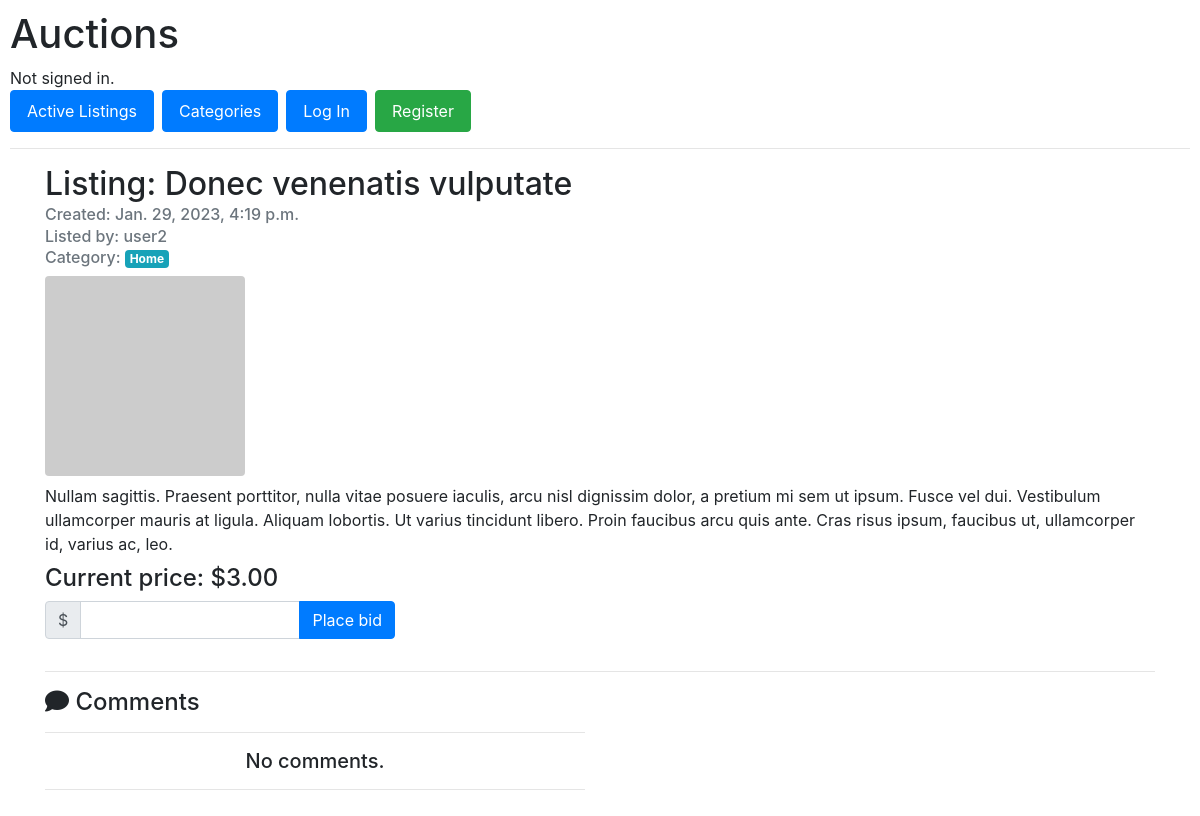
Page /listing/14/ on the committed database.
### auctions/models.py (models this page shows, shortened)
class Listing(models.Model):
    user = models.ForeignKey(to=User, on_delete=models.PROTECT)
    title = models.CharField(max_length=50)
    description = models.TextField()
    category = models.ForeignKey(to=Category, on_delete=models.PROTECT, blank=True, null=True)
    image = models.URLField(blank=True, null=True)
    starting_price = models.DecimalField(max_digits=20, decimal_places=2)
    date_created = models.DateTimeField(auto_now_add=True)
    is_active = models.BooleanField(default=True)

class User(AbstractUser):
    watchlist = models.ManyToManyField(to="Listing", related_name="watched_by")

class Category(models.Model):
    name = models.CharField(max_length=50, unique=True)
    def __str__(self) -> str:
        return self.name
    class Meta:
        verbose_name_plural = "Categories"

### auctions/views.py (the view, shortened to what this page needs)
# urls.py: path("listing/<int:listing_id>/", views.listing_detail, name="listing_detail"),
def listing_detail(request, listing_id):
    context = {}
    user = request.user
    listing = get_object_or_404(Listing, pk=listing_id)
    best_bid = Bid.objects.filter(listing=listing_id).order_by('value').last()
    context["listing"] = listing
    context["best_bid"] = best_bid
    return render(request, "auctions/listing_detail.html", context=context)

### auctions/templates/auctions/listing_detail.html (shortened to what this page needs)
{% extends 'auctions/layout.html' %}
{% block body %}
    <div class="container">
        <div class="row">
            <div class="col">
                <h2>Listing: {{ listing.title }}</h2>
                <h6 class="card-subtitle mb-2 text-muted">Created: {{ listing.date_created }}</h6>
                <h6 class="card-subtitle mb-2 text-muted">Listed by: {{ listing.user }}</h6>
                <h6 class="card-subtitle mb-2 text-muted">Category: <span class="badge badge-info">{{ listing.category }}</span></h6>
            </div>
        </div>
        <div class="row">
            <div class="col d-flex justify-content-start">
                <img src="{{ listing.image|default:'https://dummyimage.com/200x200/404040/ffffff.jpg&text=No+Image' }}" style="width: 200px; height: 200px;" class="rounded" alt="Teste">
            </div>
        </div>
        <div class="row">
            <div class="col">
                <p class="mt-2 mb-2">{{ listing.description }}</p>
            </div>
        </div>
        <div class="row">
            <div class="col">
                <h4>Current price: ${{ best_bid.value|default:listing.starting_price|floatformat:2 }}</h4>{% if best_bid.user == user %}<small>Your bid is the current bid.</small>{% endif %}
            </div>
        </div>
        {% if listing.is_active %}
        <div class="row">
            <div class="col-4">
                <form action="{% url 'listing_detail' listing.id %}" method="post">
                    <div class="form-group ">
                        <div class="input-group">
                            <div class="input-group-prepend">
                                <span class="input-group-text">$</span>
                            </div>
                            <input type="text" class="form-control{% if bid_error %} is-invalid{% endif %}" name="bid" id="id_bid">
                            <div class="input-group-append">
                                <button class="btn btn-primary" type="submit">Place bid</button>
                            </div>
                        </div>
                    </div>
                </form>
            </div>
        </div>
        {% endif %}
        <hr>
        <div class="row">
            <div class="col-6">
                <h4><span><i class="fa-solid fa-comment"></i></span> Comments</i></h4>
                <hr>
                {% for comment in listing.comment_set.all %}
                <div class="card mb-2">
                    <div class="card-header text-right text-muted">{{ comment.user }} | {{ comment.date }}</div>
                    <div class="card-body">
                        {{ comment.comment }}
                    </div>
                </div>
                {% empty %}
                <h5 class="text-center">No comments.</h5>
                {% endfor %}
                <hr>
            </div>
        </div>
    </div>
{% endblock body %}

### auctions/static/auctions/styles.css (style rules this page uses)
body { padding: 10px; }

### rows in the picture
Listing: title "Donec venenatis vulputate", date_created "Jan. 29, 2023, 4:19 p.m.", user "user2", category "Home", description "Nullam sagittis. Praesent porttitor, nulla vitae posuere iaculis, arcu nisl dignissim dolor, a pretium mi sem ut ipsum. Fusce vel dui. Vestibulum ullamcorper mauris at ligula. Aliquam lobortis. Ut varius tincidunt libero. Proin faucibus arcu quis ante. Cras risus ipsum, faucibus ut, ullamcorper id, varius ac, leo.", value "3.00"
